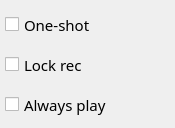
           <widget class="QWidget" name="tabBehaviour">
            <attribute name="icon">
             <iconset resource="gui.qrc">
              <normaloff>:/icons/icons/clip-behaviour.png</normaloff>:/icons/icons/clip-behaviour.png</iconset>
            </attribute>
            <attribute name="title">
             <string/>
            </attribute>
            <attribute name="toolTip">
             <string>Clip behaviour (one-shot, always play...)</string>
            </attribute>
            <widget class="QCheckBox" name="always_play_clip">
             <property name="geometry">
              <rect>
               <x>5</x>
               <y>90</y>
               <width>141</width>
               <height>29</height>
              </rect>
             </property>
             <property name="font">
              <font>
               <family>Noto Sans</family>
               <pointsize>11</pointsize>
               <weight>50</weight>
               <italic>false</italic>
               <bold>false</bold>
              </font>
             </property>
             <property name="toolTip">
              <string>If enabled, clip will always play (also despite of scenes)</string>
             </property>
             <property name="accessibleName">
              <string>Help_Clip_AlwaysPlay</string>
             </property>
             <property name="styleSheet">
              <string notr="true">font: 11pt &quot;Noto Sans&quot;;
text-align: left;</string>
             </property>
             <property name="text">
              <string>Always play</string>
             </property>
            </widget>
            <widget class="QCheckBox" name="one_shot_clip">
             <property name="geometry">
              <rect>
               <x>5</x>
               <y>10</y>
               <width>161</width>
               <height>29</height>
              </rect>
             </property>
             <property name="font">
              <font>
               <family>Noto Sans</family>
               <pointsize>11</pointsize>
               <weight>50</weight>
               <italic>false</italic>
               <bold>false</bold>
              </font>
             </property>
             <property name="toolTip">
              <string>If enabled, clip will play once (not looping)</string>
             </property>
             <property name="accessibleName">
              <string>Help_Clip_OneShot</string>
             </property>
             <property name="styleSheet">
              <string notr="true">font: 11pt &quot;Noto Sans&quot;;
text-align: left;</string>
             </property>
             <property name="text">
              <string>One-shot</string>
             </property>
            </widget>
            <widget class="QCheckBox" name="lock_record">
             <property name="geometry">
              <rect>
               <x>5</x>
               <y>50</y>
               <width>161</width>
               <height>29</height>
              </rect>
             </property>
             <property name="font">
              <font>
               <family>Noto Sans</family>
               <pointsize>11</pointsize>
               <weight>50</weight>
               <italic>false</italic>
               <bold>false</bold>
              </font>
             </property>
             <property name="toolTip">
              <string>Prevents current clip from recording (play-only)</string>
             </property>
             <property name="accessibleName">
              <string>Help_Clip_LockRec</string>
             </property>
             <property name="styleSheet">
              <string notr="true">font:  11pt &quot;Noto Sans&quot;;
text-align: left;</string>
             </property>
             <property name="text">
              <string>Lock rec</string>
             </property>
            </widget>
           </widget>
